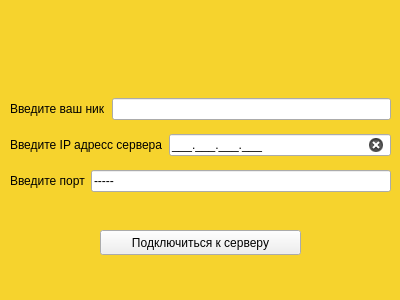
<?xml version="1.0" encoding="UTF-8"?>
<ui version="4.0">
 <class>DataInput</class>
 <widget class="QWidget" name="DataInput">
  <property name="geometry">
   <rect>
    <x>0</x>
    <y>0</y>
    <width>400</width>
    <height>300</height>
   </rect>
  </property>
  <property name="windowTitle">
   <string>Form</string>
  </property>
  <property name="styleSheet">
   <string notr="true">#DataInput {
	background-color: rgb(246, 211, 45);
}
#lnl_ip[state = &quot;0&quot;] {
	background-color: red;
}
#lnl_ip[state = &quot;1&quot;] {
	background-color: rgb(38, 162, 105);
}
#lnl_ip[state = &quot;2&quot;] {
	background-color: white;
}
#lnl_port[state1 = &quot;0&quot;] {
	background-color: red;
}
#lnl_port[state1 = &quot;1&quot;] {
	background-color: rgb(38, 162, 105);
}
#lnl_port[state1 = &quot;2&quot;] {
	background-color: white;
}</string>
  </property>
  <widget class="QPushButton" name="bnt_connect">
   <property name="geometry">
    <rect>
     <x>100</x>
     <y>230</y>
     <width>201</width>
     <height>25</height>
    </rect>
   </property>
   <property name="text">
    <string>Подключиться к серверу</string>
   </property>
  </widget>
  <widget class="QWidget" name="layoutWidget">
   <property name="geometry">
    <rect>
     <x>10</x>
     <y>90</y>
     <width>381</width>
     <height>111</height>
    </rect>
   </property>
   <layout class="QVBoxLayout" name="verticalLayout">
    <item>
     <layout class="QHBoxLayout" name="horizontalLayout">
      <item>
       <widget class="QLabel" name="lbl_nik">
        <property name="styleSheet">
         <string notr="true">color: rgb(0, 0, 0);</string>
        </property>
        <property name="text">
         <string>Введите ваш ник</string>
        </property>
       </widget>
      </item>
      <item>
       <widget class="QLineEdit" name="lnl_nik"/>
      </item>
     </layout>
    </item>
    <item>
     <layout class="QHBoxLayout" name="horizontalLayout_2">
      <item>
       <widget class="QLabel" name="lbl_ip">
        <property name="styleSheet">
         <string notr="true">color: rgb(0, 0, 0);</string>
        </property>
        <property name="text">
         <string>Введите IP адресс сервера</string>
        </property>
       </widget>
      </item>
      <item>
       <widget class="QLineEdit" name="lnl_ip">
        <property name="inputMask">
         <string>000.000.000.000;_</string>
        </property>
        <property name="clearButtonEnabled">
         <bool>true</bool>
        </property>
        <property name="state" stdset="0">
         <string/>
        </property>
       </widget>
      </item>
     </layout>
    </item>
    <item>
     <layout class="QHBoxLayout" name="horizontalLayout_3">
      <item>
       <widget class="QLabel" name="lbl_port">
        <property name="styleSheet">
         <string notr="true">color: rgb(0, 0, 0);</string>
        </property>
        <property name="text">
         <string>Введите порт</string>
        </property>
       </widget>
      </item>
      <item>
       <widget class="QLineEdit" name="lnl_port">
        <property name="inputMask">
         <string>00000;-</string>
        </property>
        <property name="state1" stdset="0">
         <string/>
        </property>
       </widget>
      </item>
     </layout>
    </item>
   </layout>
  </widget>
 </widget>
 <resources/>
 <connections/>
</ui>
